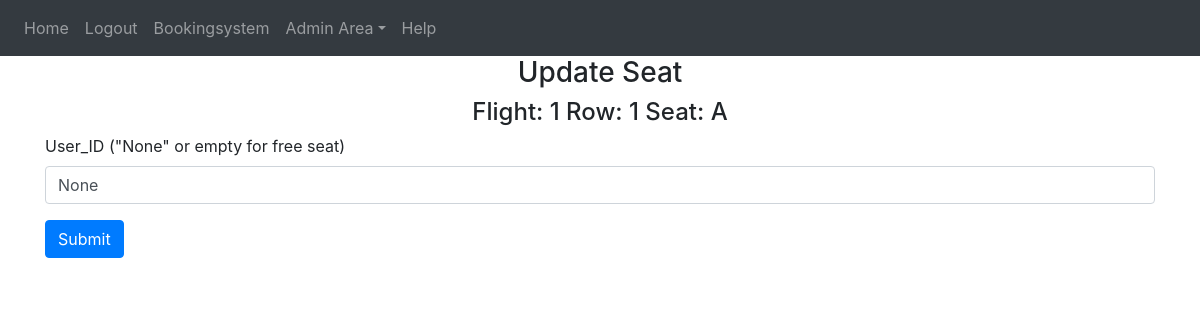
Page /admin-area/seats/update-seats/1 (signed in) on the earlier database version.
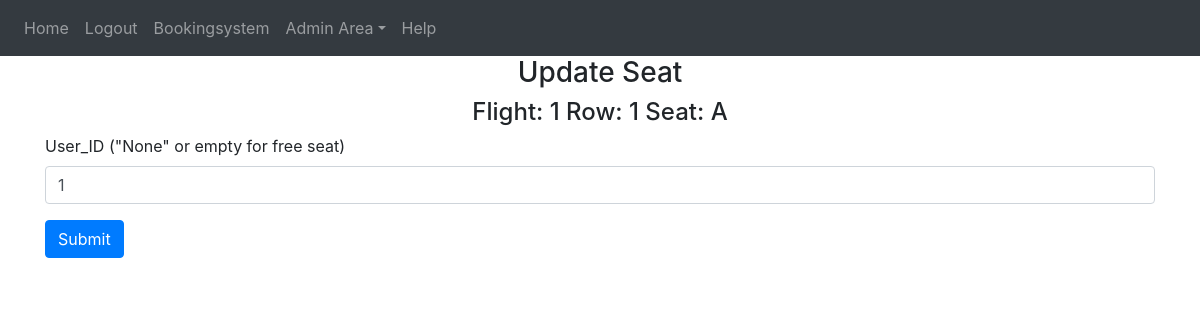
Same page on the later database version.
### website/models.py (models this page shows)
class Seat(db.Model):
    id = db.Column(db.Integer, primary_key=True)
    flight = db.Column(db.String(10))
    seat_row = db.Column(db.String(5))
    seat_column = db.Column(db.String(5))
    seat_status = db.Column(db.String(10))
    seat_type = db.Column(db.String(10))
    seat_unique = db.Column(db.String(20), unique=True)
    user_id = db.Column(db.Integer, db.ForeignKey('user.id'))

### website/admin.py (the view)
@admins.route('/seats/update-seats/<int:id>', methods=['GET','POST'])
@login_required
def update_seat(id):
    if current_user.role == 'admin':
        seat_to_update = Seat.query.get_or_404(id)
        if request.method == 'POST':
            seat_to_update.user_id = request.form['user_id']
            if seat_to_update.user_id == '' or seat_to_update.user_id =='None':
                seat_to_update.seat_status = 'True'
            else:
                seat_to_update.seat_status = 'False'
            try:
                db.session.commit()
                flash('Account updated!', category='success')
                return redirect('/admin-area/seats')
            except:
                flash('Account NOT updated!', category='error')
                return redirect('/admin-area/seats')
        else:
            return render_template('admin_update_seat.html', user= current_user, seat_to_update=seat_to_update)
    else:
        flash('You need do be an Admin to access!!', category='error')
        return redirect(url_for('views.home'))

### website/__init__.py (called while the page is built)
def create_app():
    from .views import views
    from .auth import auth
    from .admin import admins
    from .models import User, Seat
    app = Flask(__name__)
    app.config['SECRET_KEY'] = 'hjshjhdjah kjshkjdhjs'
    app.config['SQLALCHEMY_DATABASE_URI'] = f'sqlite:///{DB_NAME}'
    app.config['FLASK_ADMIN_SWATCH'] = 'cerulean'
    app.register_blueprint(views, url_prefix='/')
    app.register_blueprint(auth, url_prefix='/')
    app.register_blueprint(admins, url_prefix='/admin-area')
    db.init_app(app)
    create_database(app)
    login_manager = LoginManager()
    login_manager.login_view = 'auth.login'
    login_manager.init_app(app)
    @login_manager.user_loader
    def load_user(id):
        return User.query.get(int(id))
    return app

### website/templates/admin_update_seat.html
{% extends "base.html" %} {% block title %}Updating Seat{% endblock %}
{% block content %}
<form action="/admin-area/seats/update-seats/{{seat_to_update.id}}" method="POST">
  <h3 align="center">Update Seat </h3>
  <h4 align="center">Flight: {{seat_to_update.flight}} Row: {{seat_to_update.seat_row}} Seat: {{seat_to_update.seat_column}} </h4>
  <div class="form-group">
    <label for="user_id">User_ID ("None" or empty for free seat)</label>
    <input
      type="text"
      class="form-control"
      id="user_id"
      name="user_id"
      value="{{ seat_to_update.user_id }}"
    />
  </div>
  <button type="submit" class="btn btn-primary">Submit</button>
</form>
{% endblock %}

Differences in the rows shown:
changed Seat: user_id "None" → "1"
